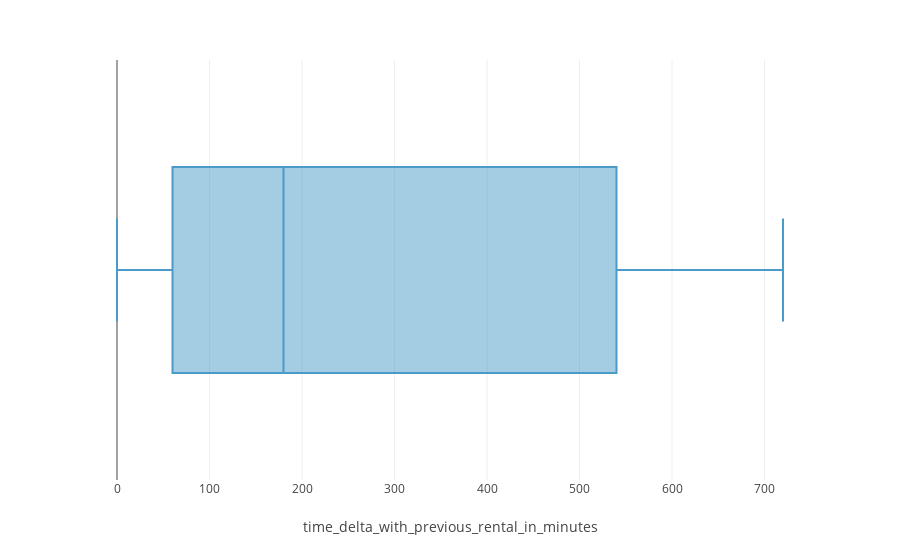

The code cell stored with this chart in its notebook:
### Markdown cell above
rentals with connect checkin tends to check_out earlier.

### Code cell
px.box(df_delay_clean_with_delay, x="time_delta_with_previous_rental_in_minutes")

### Figure 1 — Plotly figure (JSON) as saved in the notebook; plotly's stock layout.template omitted (floating-point values rounded to 4 significant figures; data arrays with more than 128 entries replaced by an {"elided": "..."} marker saying what was removed)
{"data": [{"alignmentgroup": "True", "hovertemplate": "time_delta_with_previous_rental_in_minutes=%{x}<extra></extra>", "legendgroup": "", "marker": {"color": "#4B9AC7"}, "name": "", "notched": false, "offsetgroup": "", "orientation": "h", "showlegend": false, "type": "box", "x": {"elided": "13916 int values"}, "x0": " ", "xaxis": "x", "y0": " ", "yaxis": "y"}], "layout": {"boxmode": "group", "legend": {"tracegroupgap": 0}, "margin": {"t": 60}, "xaxis": {"anchor": "y", "domain": [0, 1], "title": {"text": "time_delta_with_previous_rental_in_minutes"}}, "yaxis": {"anchor": "x", "domain": [0, 1]}}}
